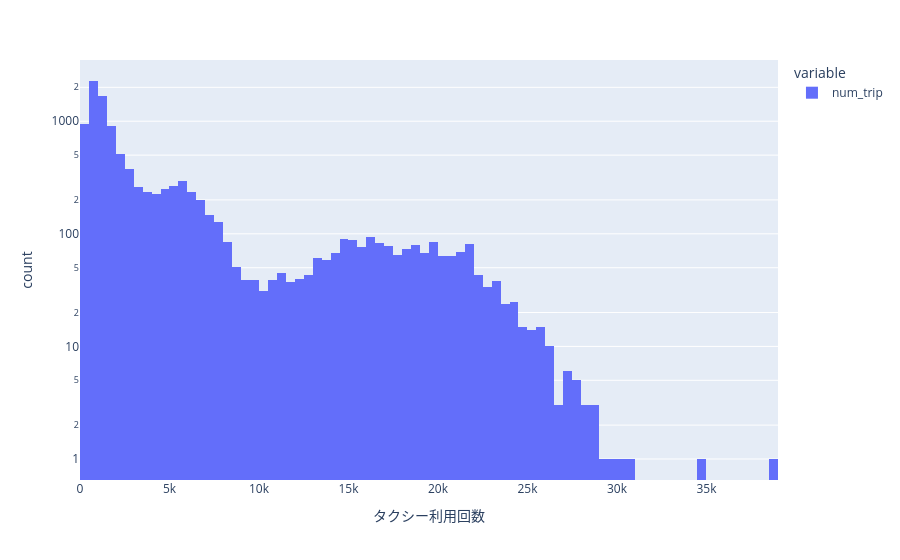

The cell this chart's notebook holds for it:
### Markdown cell above
##### 分布確認（妥当性、一貫性）

### Code cell
import plotly.express as px

fig = px.histogram(df["num_trip"], log_y=True, nbins=100)
fig.update_layout(xaxis_title="タクシー利用回数")
fig.show()

### Figure 1 — Plotly figure (JSON) as saved in the notebook; plotly's stock layout.template omitted (floating-point values rounded to 4 significant figures; data arrays with more than 128 entries replaced by an {"elided": "..."} marker saying what was removed)
{"data": [{"bingroup": "x", "hovertemplate": "variable=num_trip<br>value=%{x}<br>count=%{y}<extra></extra>", "legendgroup": "num_trip", "marker": {"color": "#636efa", "pattern": {"shape": ""}}, "name": "num_trip", "nbinsx": 100, "orientation": "v", "showlegend": true, "type": "histogram", "x": {"elided": "10950 int values"}, "xaxis": "x", "yaxis": "y"}], "layout": {"barmode": "relative", "legend": {"title": {"text": "variable"}, "tracegroupgap": 0}, "margin": {"t": 60}, "xaxis": {"anchor": "y", "domain": [0, 1], "title": {"text": "タクシー利用回数"}}, "yaxis": {"anchor": "x", "domain": [0, 1], "title": {"text": "count"}, "type": "log"}}}
